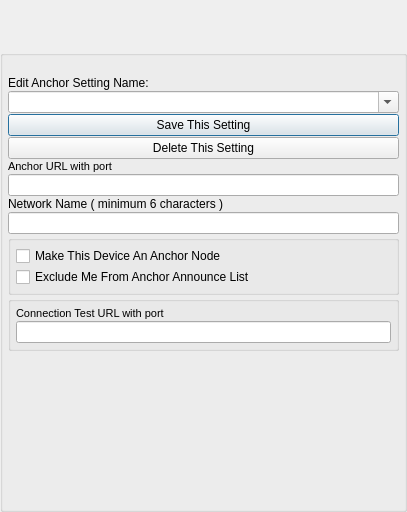
<?xml version="1.0" encoding="UTF-8"?>
<ui version="4.0">
 <class>ManageAnchorSettingsDlg</class>
 <widget class="QDialog" name="ManageAnchorSettingsDlg">
  <property name="geometry">
   <rect>
    <x>0</x>
    <y>0</y>
    <width>407</width>
    <height>512</height>
   </rect>
  </property>
  <property name="minimumSize">
   <size>
    <width>0</width>
    <height>0</height>
   </size>
  </property>
  <property name="maximumSize">
   <size>
    <width>16777215</width>
    <height>16777215</height>
   </size>
  </property>
  <property name="windowTitle">
   <string>Network Settings</string>
  </property>
  <layout class="QVBoxLayout" name="verticalLayout">
   <property name="spacing">
    <number>0</number>
   </property>
   <property name="leftMargin">
    <number>0</number>
   </property>
   <property name="topMargin">
    <number>0</number>
   </property>
   <property name="rightMargin">
    <number>0</number>
   </property>
   <property name="bottomMargin">
    <number>0</number>
   </property>
   <item>
    <widget class="TitleBarWidget" name="m_TitleBarWidget" native="true">
     <property name="sizePolicy">
      <sizepolicy hsizetype="Preferred" vsizetype="Preferred">
       <horstretch>0</horstretch>
       <verstretch>0</verstretch>
      </sizepolicy>
     </property>
     <property name="minimumSize">
      <size>
       <width>0</width>
       <height>50</height>
      </size>
     </property>
     <property name="maximumSize">
      <size>
       <width>16777215</width>
       <height>103</height>
      </size>
     </property>
    </widget>
   </item>
   <item>
    <widget class="QGroupBox" name="DialogItemsGroupBox">
     <property name="title">
      <string/>
     </property>
     <layout class="QVBoxLayout" name="verticalLayout_3">
      <property name="spacing">
       <number>1</number>
      </property>
      <property name="leftMargin">
       <number>5</number>
      </property>
      <property name="topMargin">
       <number>5</number>
      </property>
      <property name="rightMargin">
       <number>5</number>
      </property>
      <property name="bottomMargin">
       <number>5</number>
      </property>
      <item>
       <widget class="QLabel" name="m_StatusLabel">
        <property name="text">
         <string notr="true"/>
        </property>
       </widget>
      </item>
      <item>
       <widget class="QLabel" name="label">
        <property name="text">
         <string>Edit Anchor Setting Name:</string>
        </property>
       </widget>
      </item>
      <item>
       <widget class="QComboBox" name="m_AnchorSettingsNameComboBox">
        <property name="editable">
         <bool>true</bool>
        </property>
        <property name="insertPolicy">
         <enum>QComboBox::InsertAtCurrent</enum>
        </property>
       </widget>
      </item>
      <item>
       <widget class="QPushButton" name="m_SaveSettingsButton">
        <property name="text">
         <string>Save This Setting</string>
        </property>
       </widget>
      </item>
      <item>
       <widget class="QPushButton" name="m_DeleteSettingsButton">
        <property name="text">
         <string>Delete This Setting</string>
        </property>
       </widget>
      </item>
      <item>
       <widget class="QLabel" name="m_AnchorUrlLabel">
        <property name="text">
         <string>&lt;!DOCTYPE HTML PUBLIC &quot;-//W3C//DTD HTML 4.0//EN&quot; &quot;http://www.w3.org/TR/REC-html40/strict.dtd&quot;&gt;
&lt;html&gt;&lt;head&gt;&lt;meta name=&quot;qrichtext&quot; content=&quot;1&quot; /&gt;&lt;style type=&quot;text/css&quot;&gt;
p, li { white-space: pre-wrap; }
&lt;/style&gt;&lt;/head&gt;&lt;body style=&quot; font-family:'MS Shell Dlg 2'; font-size:7.8pt; font-weight:400; font-style:normal;&quot;&gt;
&lt;p style=&quot; margin-top:0px; margin-bottom:0px; margin-left:0px; margin-right:0px; -qt-block-indent:0; text-indent:0px;&quot;&gt;&lt;span style=&quot; font-size:8pt;&quot;&gt;Anchor URL with port&lt;/span&gt;&lt;/p&gt;&lt;/body&gt;&lt;/html&gt;</string>
        </property>
       </widget>
      </item>
      <item>
       <widget class="QLineEdit" name="m_AnchorUrlEdit"/>
      </item>
      <item>
       <widget class="QLabel" name="m_NetworkNameLabel">
        <property name="text">
         <string>Network Name ( minimum 6 characters )</string>
        </property>
       </widget>
      </item>
      <item>
       <widget class="QLineEdit" name="m_NetworkNameEdit"/>
      </item>
      <item>
       <widget class="QGroupBox" name="m_BeAnchorGroupBox">
        <layout class="QVBoxLayout" name="verticalLayout_2">
         <property name="spacing">
          <number>1</number>
         </property>
         <property name="leftMargin">
          <number>5</number>
         </property>
         <property name="topMargin">
          <number>5</number>
         </property>
         <property name="rightMargin">
          <number>5</number>
         </property>
         <property name="bottomMargin">
          <number>5</number>
         </property>
         <item>
          <widget class="QCheckBox" name="m_BeAnAnchorCheckBox">
           <property name="sizePolicy">
            <sizepolicy hsizetype="Minimum" vsizetype="Preferred">
             <horstretch>0</horstretch>
             <verstretch>0</verstretch>
            </sizepolicy>
           </property>
           <property name="text">
            <string>Make This Device An Anchor Node</string>
           </property>
          </widget>
         </item>
         <item>
          <widget class="QCheckBox" name="m_ExcludeMeFromAnchorListCheckBox">
           <property name="text">
            <string>Exclude Me From Anchor Announce List</string>
           </property>
          </widget>
         </item>
        </layout>
       </widget>
      </item>
      <item>
       <widget class="QGroupBox" name="groupBox">
        <layout class="QVBoxLayout" name="WirelessIpLayout">
         <property name="spacing">
          <number>1</number>
         </property>
         <property name="leftMargin">
          <number>5</number>
         </property>
         <property name="topMargin">
          <number>5</number>
         </property>
         <property name="rightMargin">
          <number>5</number>
         </property>
         <property name="bottomMargin">
          <number>5</number>
         </property>
         <item>
          <widget class="QLabel" name="m_ConnectionTestUrlLabel">
           <property name="text">
            <string>&lt;!DOCTYPE HTML PUBLIC &quot;-//W3C//DTD HTML 4.0//EN&quot; &quot;http://www.w3.org/TR/REC-html40/strict.dtd&quot;&gt;
&lt;html&gt;&lt;head&gt;&lt;meta name=&quot;qrichtext&quot; content=&quot;1&quot; /&gt;&lt;style type=&quot;text/css&quot;&gt;
p, li { white-space: pre-wrap; }
&lt;/style&gt;&lt;/head&gt;&lt;body style=&quot; font-family:'MS Shell Dlg 2'; font-size:7.8pt; font-weight:400; font-style:normal;&quot;&gt;
&lt;p style=&quot; margin-top:0px; margin-bottom:0px; margin-left:0px; margin-right:0px; -qt-block-indent:0; text-indent:0px;&quot;&gt;&lt;span style=&quot; font-size:8pt;&quot;&gt;Connection Test URL with port&lt;/span&gt;&lt;/p&gt;&lt;/body&gt;&lt;/html&gt;</string>
           </property>
           <property name="wordWrap">
            <bool>true</bool>
           </property>
           <property name="margin">
            <number>2</number>
           </property>
           <property name="indent">
            <number>0</number>
           </property>
          </widget>
         </item>
         <item>
          <widget class="QLineEdit" name="m_ConnectionTestUrlEdit"/>
         </item>
        </layout>
       </widget>
      </item>
      <item>
       <spacer name="verticalSpacer_2">
        <property name="orientation">
         <enum>Qt::Vertical</enum>
        </property>
        <property name="sizeHint" stdset="0">
         <size>
          <width>20</width>
          <height>40</height>
         </size>
        </property>
       </spacer>
      </item>
     </layout>
    </widget>
   </item>
   <item>
    <widget class="BottomBarWidget" name="m_BottomBarWidget" native="true">
     <property name="sizePolicy">
      <sizepolicy hsizetype="Expanding" vsizetype="Minimum">
       <horstretch>0</horstretch>
       <verstretch>0</verstretch>
      </sizepolicy>
     </property>
     <property name="minimumSize">
      <size>
       <width>30</width>
       <height>0</height>
      </size>
     </property>
     <property name="autoFillBackground">
      <bool>true</bool>
     </property>
    </widget>
   </item>
  </layout>
 </widget>
 <customwidgets>
  <customwidget>
   <class>TitleBarWidget</class>
   <extends>QWidget</extends>
   <header>TitleBarWidget.h</header>
   <container>1</container>
  </customwidget>
  <customwidget>
   <class>BottomBarWidget</class>
   <extends>QWidget</extends>
   <header location="global">BottomBarWidget.h</header>
   <container>1</container>
  </customwidget>
 </customwidgets>
 <resources/>
 <connections/>
</ui>
